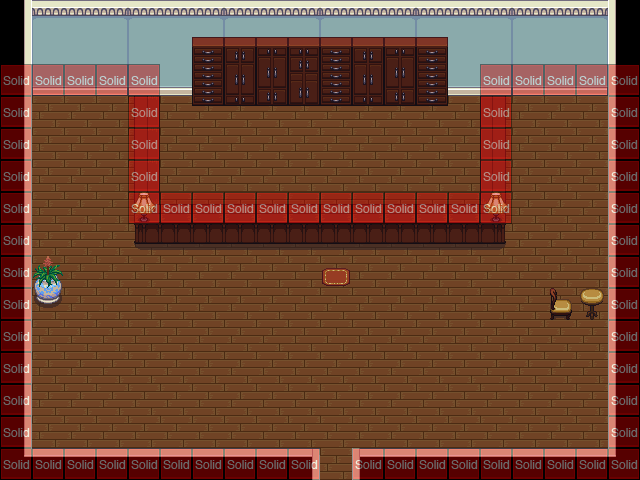

Rendered tile map (Tiled .tmx) drawn with the repository's tilesets; below, a short description and the map source with its tile grids summarised:
An orthogonal 20x15 tile map with 32x32 px tiles, 4 tile layers (Ground, Fringe, Fringe 2, Collision), 3 tilesets and 4 objects (merchant, me.LevelEntity, clair, npc_link).

<map version="1.0" orientation="orthogonal" width="20" height="15" tilewidth="32" tileheight="32">
 <tileset firstgid="1" name="inside" tilewidth="32" tileheight="32">
  <image source="../images/inside.png" width="320" height="320" />
 </tileset>
 <tileset firstgid="101" name="indoor_doodads" tilewidth="32" tileheight="32">
  <image source="../images/indoor_doodads.png" width="352" height="576" />
 </tileset>
 <tileset firstgid="299" name="metatiles32x32" tilewidth="32" tileheight="32">
  <image source="../images/metatiles32x32.png" width="160" height="32" />
 </tileset>
 <layer name="Ground" width="20" height="15">
  <data>[300 cells, 300 non-empty, 17 distinct tile ids]</data>
 </layer>
 <layer name="Fringe" width="20" height="15">
  <data>[300 cells, 61 non-empty, 27 distinct tile ids]</data>
 </layer>
 <layer name="Fringe 2" width="20" height="15">
  <data>[300 cells, 2 non-empty, 1 distinct tile ids]</data>
 </layer>
 <objectgroup name="Entities" width="20" height="15">
  <object name="npc" type="merchant" x="320" y="160" width="32" height="32">
   <properties>
    <property name="dialog" value="Welcome to the armor shop." />
    <property name="inventory" value="armor" />
    <property name="pathkey" value="none" />
   </properties>
  </object>
  <object name="me.LevelEntity" x="319" y="450" width="32" height="32">
   <properties>
    <property name="exitto" value="5.5,39" />
   </properties>
  </object>
  <object name="clair" x="319" y="385" width="32" height="32" />
  <object name="npc_link" x="320" y="196" width="32" height="32">
   <properties>
    <property name="linkto" value="npc" />
   </properties>
  </object>
 </objectgroup>
 <layer name="Collision" width="20" height="15" opacity="0.42">
  <data>[300 cells, 69 non-empty, 1 distinct tile ids]</data>
 </layer>
</map>
